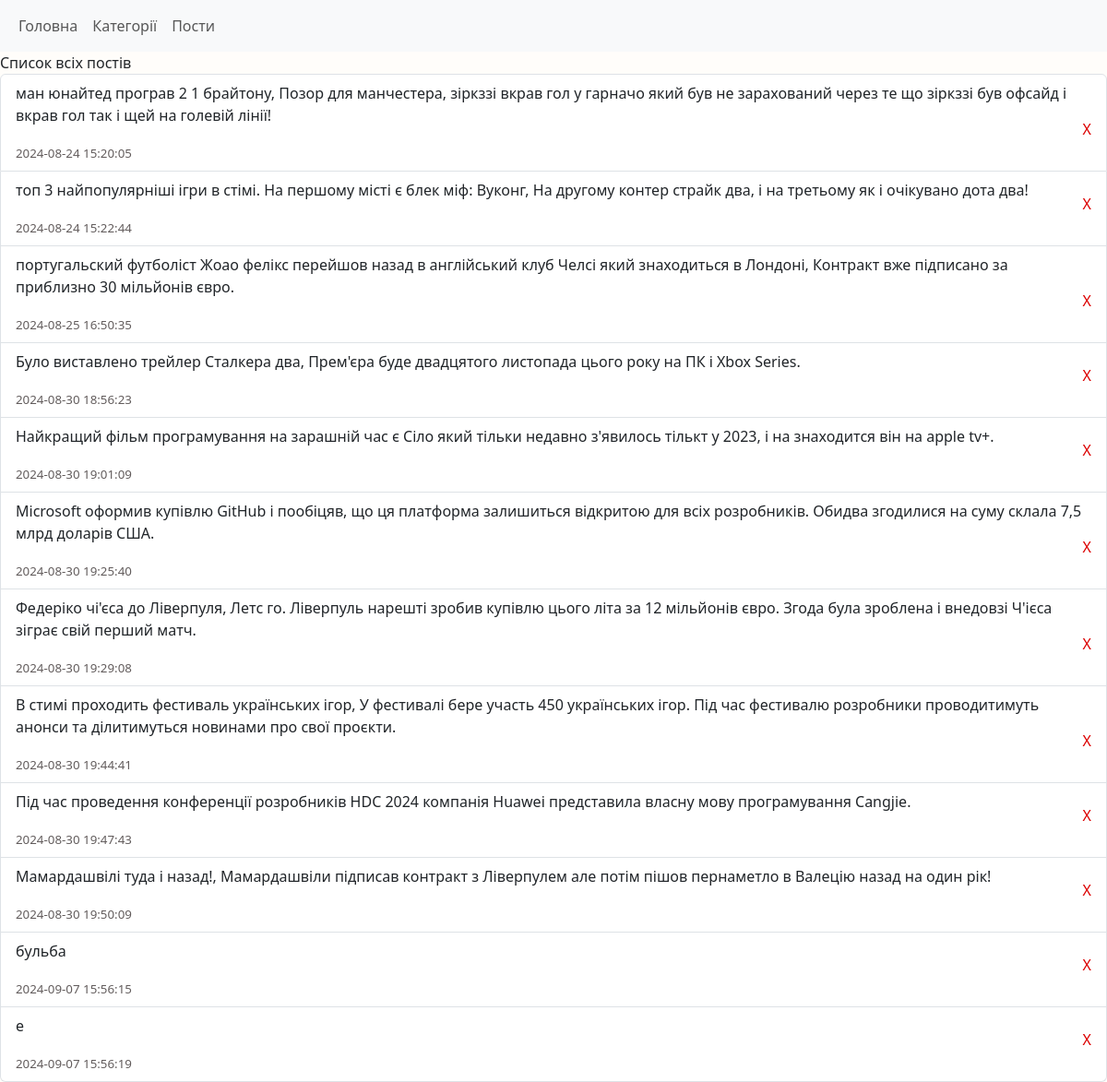
The app's page /post/view, older data.
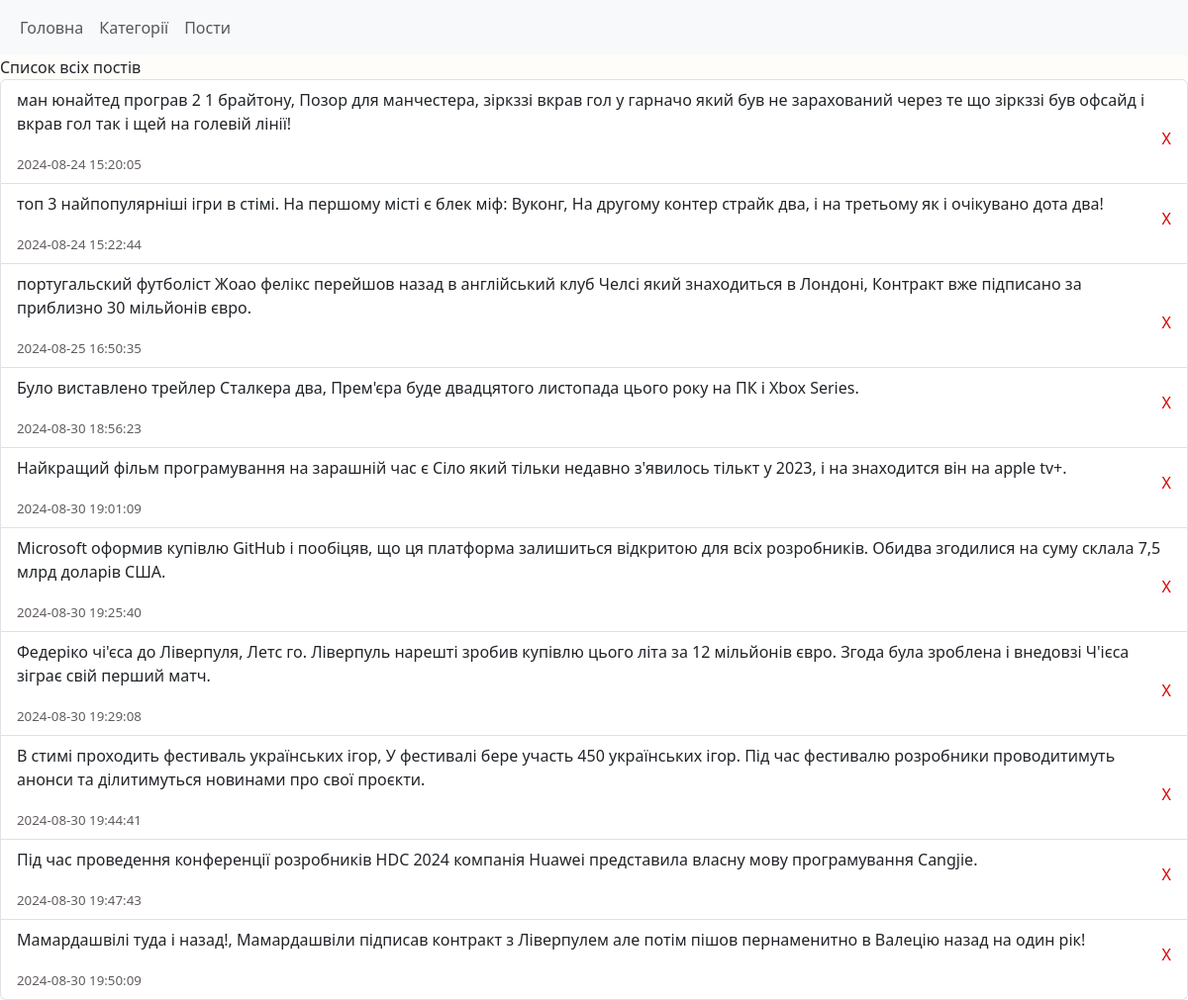
The same page, newer data.
### tables this page shows
CREATE TABLE post (
	id INTEGER PRIMARY KEY AUTOINCREMENT,
	category_id INTEGER NOT NULL,
	text TEXT,
	datetime DATETIME NOT NULL DEFAULT CURRENT_TIMESTAMP,
	
	FOREIGN KEY (category_id) REFERENCES category(id)
);

### main.py (the view)
@app.route("/post/view")
def post_view():
    return render_template('post_view.html',posts_list=db.getPosts())

### db.py (called while the page is built)
def open():
    global conn,cursor
    conn = sqlite3.connect(db_name)
    cursor = conn.cursor()

def close():
    cursor.close()
    conn.close()

def getPosts():
    open()
    cursor.execute("SELECT * FROM post")
    result = cursor.fetchall()
    close()
    return result

### templates/post_view.html
{% extends 'base.html' %}
{% block content %}
    Список всіх постів
    <div class="posts-lists">
        <ul class="list-group">
        {% for post in posts_list %}
            <li class="list-group-item">
                <p>{{ post[2] }}</p>
                <span class="delete">
                <a href="/post/delete/{{post[0]}}">X</a>
                </span>
                <span class="date"> {{ post[3] }} </span>
            </li>
        {% endfor %}
        </ul>
    </div>
{% endblock %}

### templates/base.html (shortened to what this page needs)
<!DOCTYPE html>
<html lang="en">
<head>
    <link href="https://cdn.jsdelivr.net/npm/bootstrap@5.3.3/dist/css/bootstrap.min.css" rel="stylesheet">
    <link rel="stylesheet" href="{{url_for('static', filename='style.css')}}">
</head>
<body>
    {% include 'menu.html' %}
    {% block content %}{% endblock %}
</body>
</html>

### templates/menu.html
<nav class="navbar navbar-expand-lg bg-body-tertiary">
    <div class="container-fluid">
    <ul class="navbar-nav me-auto mb-2 mb-lg-0">
        <li class="nav-item">
            <a href="/" class="nav-link">
                Головна
            </a>
        </li>
        <li class="nav-item">
            <a href="/post/category" class="nav-link">
                Категорії
            </a>
        </li>
        <li class="nav-item">
            <a href="/post/view" class="nav-link">
                Пости
            </a>
        </li>
    </ul>
    </div>
</nav>

### static/style.css (style rules this page uses)
body { background: #fffdfa; }
.date { font-size: smaller; color: rgb(98, 92, 92); }
.delete { float: right; position: relative; bottom: 25px; color: rgb(222, 2, 2) }
.delete a { color:#dc0000; text-decoration: none }

Row changes from the older to the newer data that the page shows:
removed post: text "бульба", datetime "2024-09-07 15:56:15"
removed post: text "e", datetime "2024-09-07 15:56:19"
changed post: text "Мамардашвілі туда і назад!, Мамардашвіли підписав контракт з Ліверпулем але потім пішов пернаметло в Валецію назад на один рік!" → "Мамардашвілі туда і назад!, Мамардашвіли підписав контракт з Ліверпулем але потім пішов пернаменитно в Валецію назад на один рік!"
